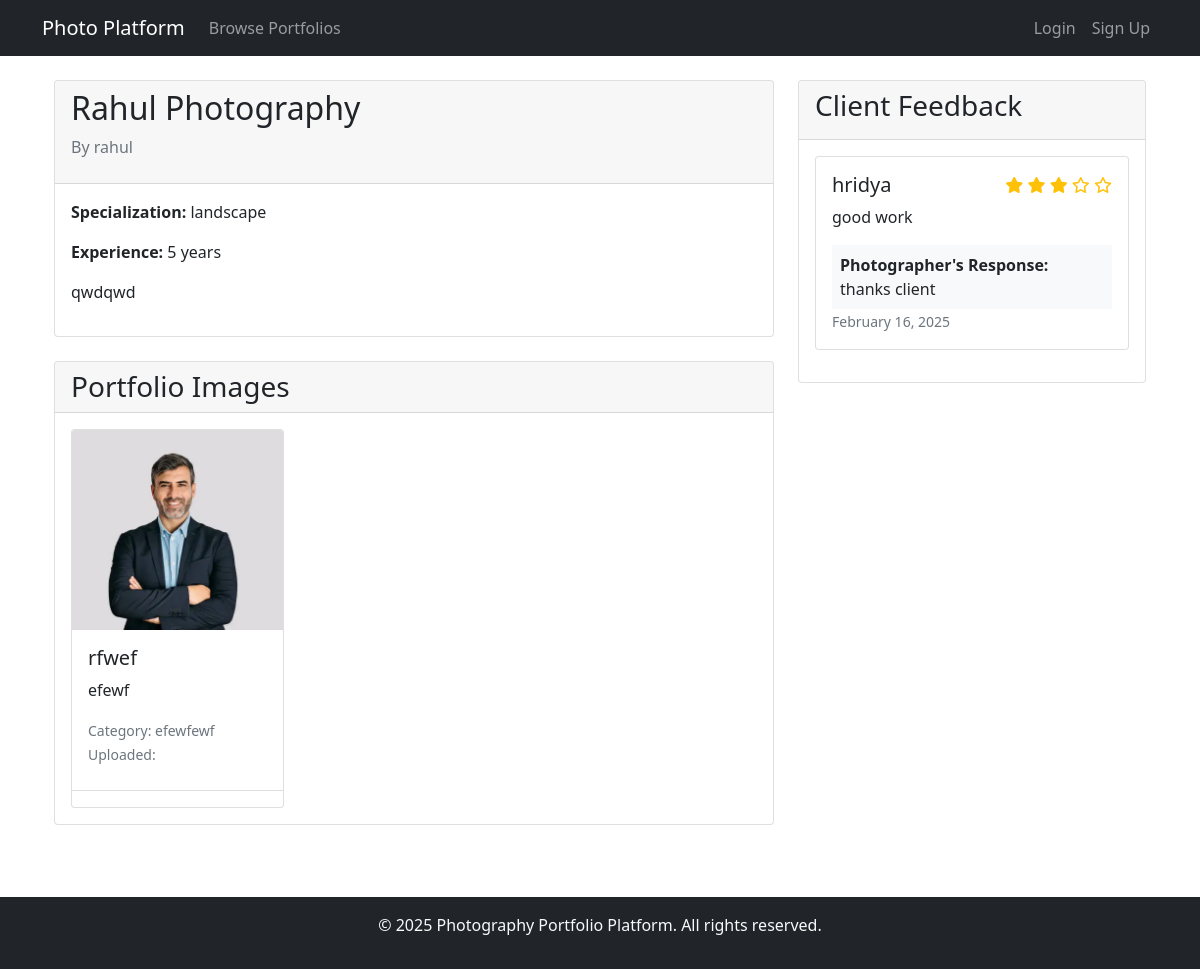
The page /portfolio/4/ on the database its author committed.
### photographer/models.py (models this page shows, shortened)
class Portfolio(models.Model):
    SPECIALIZATION_CHOICES = [
        ('portrait', 'Portrait Photography'),
        ('wedding', 'Wedding Photography'),
        ('landscape', 'Landscape Photography'),
        ('fashion', 'Fashion Photography'),
        ('wildlife', 'Wildlife Photography'),
    ]
    photographer = models.OneToOneField(User, on_delete=models.CASCADE)
    title = models.CharField(max_length=200)
    description = models.TextField()
    specialization = models.CharField(max_length=20, choices=SPECIALIZATION_CHOICES)
    experience = models.IntegerField(help_text="Years of experience")
    is_approved = models.BooleanField(default=False)
    created_at = models.DateTimeField(auto_now_add=True)
    updated_at = models.DateTimeField(auto_now=True)

class Image(models.Model):
    portfolio = models.ForeignKey(Portfolio, on_delete=models.CASCADE, related_name='images')
    image = models.ImageField(upload_to='portfolio_images/')
    title = models.CharField(max_length=200)
    description = models.TextField(blank=True)
    category = models.CharField(max_length=50)
    upload_date = models.DateTimeField(auto_now_add=True)

class ClientFeedback(models.Model):
    portfolio = models.ForeignKey(Portfolio, on_delete=models.CASCADE, related_name='feedback')
    client = models.ForeignKey(User, on_delete=models.CASCADE)
    rating = models.IntegerField(choices=[(i, i) for i in range(1, 6)])
    comment = models.TextField()
    created_at = models.DateTimeField(auto_now_add=True)
    photographer_response = models.TextField(blank=True)
    class Meta:
        unique_together = ('portfolio', 'client')

### photographer/views.py (the view)
# urls.py: path('portfolio/<int:pk>/', views.portfolio_detail, name='portfolio_detail'),
def portfolio_detail(request, pk):
    portfolio = get_object_or_404(Portfolio, pk=pk)
    images = portfolio.images.all()
    feedback = portfolio.feedback.all()
    if request.method == 'POST' and request.user.is_authenticated:
        feedback_form = ClientFeedbackForm(request.POST)
        if feedback_form.is_valid():
            feedback = feedback_form.save(commit=False)
            feedback.portfolio = portfolio
            feedback.client = request.user
            feedback.save()
            messages.success(request, 'Feedback submitted successfully!')
            return redirect('portfolio_detail', pk=pk)
    else:
        feedback_form = ClientFeedbackForm()
    context = {
        'portfolio': portfolio,
        'images': images,
        'feedback': feedback,
        'feedback_form': feedback_form
    }
    return render(request, 'photographer/portfolio_detail.html', context)

### photographer/templates/photographer/portfolio_detail.html (shortened to what this page needs)
{% extends 'base.html' %}
{% block content %}
<div class="container">
    <div class="row">
        <div class="col-md-8">
            <div class="card mb-4">
                <div class="card-header">
                    <h2>{{ portfolio.title }}</h2>
                    <p class="text-muted">By {{ portfolio.photographer.get_full_name|default:portfolio.photographer.username }}</p>
                </div>
                <div class="card-body">
                    <p><strong>Specialization:</strong> {{ portfolio.specialization }}</p>
                    <p><strong>Experience:</strong> {{ portfolio.experience }} years</p>
                    <p>{{ portfolio.description }}</p>
                </div>
            </div>
            <div class="card mb-4">
                <div class="card-header d-flex justify-content-between align-items-center">
                    <h3 class="mb-0">Portfolio Images</h3>
                </div>
                <div class="card-body">
                    {% if portfolio.images.all %}
                        <div class="row row-cols-1 row-cols-md-3 g-4">
                            {% for image in portfolio.images.all %}
                                <div class="col">
                                    <div class="card h-100">
                                        <img src="{{ image.image.url }}" class="card-img-top" alt="{{ image.title }}" style="height: 200px; object-fit: cover;">
                                        <div class="card-body">
                                            <h5 class="card-title">{{ image.title }}</h5>
                                            <p class="card-text">{{ image.description|truncatechars:100 }}</p>
                                            <p class="text-muted mb-2">
                                                <small>Category: {{ image.category }}</small><br>
                                                <small>Uploaded: {{ image.uploaded_at|date:"M d, Y" }}</small>
                                            </p>
                                        </div>
                                        <div class="card-footer bg-transparent">
                                        </div>
                                    </div>
                                </div>
                            {% endfor %}
                        </div>
                    {% endif %}
                </div>
            </div>
        </div>
        <div class="col-md-4">
            <div class="card">
                <div class="card-header">
                    <h3>Client Feedback</h3>
                </div>
                <div class="card-body">
                    {% for fb in feedback %}
                        <div class="card mb-3">
                            <div class="card-body">
                                <div class="d-flex justify-content-between">
                                    <h5 class="card-title">{{ fb.client.get_full_name|default:fb.client.username }}</h5>
                                    <div class="text-warning">
                                        {% for i in "12345"|make_list %}
                                            {% if forloop.counter <= fb.rating %}
                                                <i class="fas fa-star"></i>
                                            {% else %}
                                                <i class="far fa-star"></i>
                                            {% endif %}
                                        {% endfor %}
                                    </div>
                                </div>
                                <p class="card-text">{{ fb.comment }}</p>
                                {% if fb.photographer_response %}
                                    <div class="mt-2 p-2 bg-light">
                                        <strong>Photographer's Response:</strong>
                                        <p class="mb-0">{{ fb.photographer_response }}</p>
                                    </div>
                                {% elif user == portfolio.photographer %}
                                    <a href="{% url 'respond_to_feedback' fb.id %}" class="btn btn-sm btn-outline-primary">Respond</a>
                                {% endif %}
                                <small class="text-muted">{{ fb.created_at|date:"F d, Y" }}</small>
                            </div>
                        </div>
                    {% empty %}
                        <p class="text-center">No feedback yet.</p>
                    {% endfor %}
                </div>
            </div>
        </div>
    </div>
</div>
{% endblock %}

### rows shown on the page
Portfolio: title "Rahul Photography", photographer.get_full_name "rahul", specialization "landscape", experience "5", description "qwdqwd"
Image: image (picture), title "rfwef", description "efewf", category "efewfewf"
ClientFeedback: client.get_full_name "hridya", rating 3 (drawn), comment "good work", photographer_response "thanks client", created_at "February 16, 2025"
